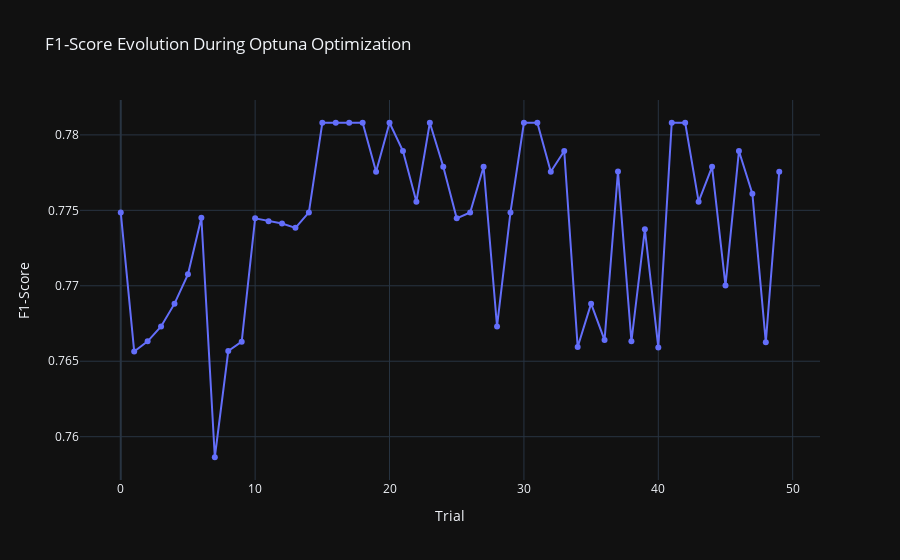

Source (notebook cell):
### Code cell
visualizations['f1_score_evolution']

### Figure 1 — Plotly figure (JSON) as saved in the notebook; plotly's stock layout.template omitted (floating-point values rounded to 4 significant figures)
{"data": [{"mode": "lines+markers", "name": "F1-score", "type": "scatter", "x": [0, 1, 2, 3, 4, 5, 6, 7, 8, 9, 10, 11, 12, 13, 14, 15, 16, 17, 18, 19, 20, 21, 22, 23, 24, 25, 26, 27, 28, 29, 30, 31, 32, 33, 34, 35, 36, 37, 38, 39, 40, 41, 42, 43, 44, 45, 46, 47, 48, 49], "y": [0.7749, 0.7656, 0.7663, 0.7673, 0.7688, 0.7708, 0.7745, 0.7586, 0.7657, 0.7663, 0.7745, 0.7743, 0.7741, 0.7738, 0.7749, 0.7808, 0.7808, 0.7808, 0.7808, 0.7776, 0.7808, 0.7789, 0.7756, 0.7808, 0.7779, 0.7745, 0.7749, 0.7779, 0.7673, 0.7749, 0.7808, 0.7808, 0.7776, 0.7789, 0.7659, 0.7688, 0.7664, 0.7776, 0.7663, 0.7737, 0.7659, 0.7808, 0.7808, 0.7756, 0.7779, 0.77, 0.7789, 0.7761, 0.7663, 0.7776]}], "layout": {"title": {"text": "F1-Score Evolution During Optuna Optimization"}, "xaxis": {"title": {"text": "Trial"}}, "yaxis": {"title": {"text": "F1-Score"}}}}
